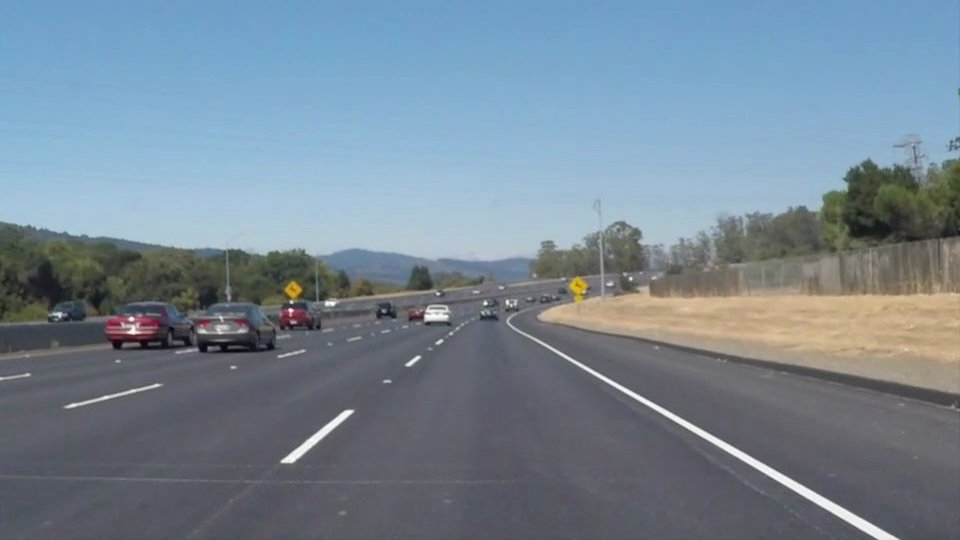
#> input picture test_images/solidWhiteCurve.jpg, 960 x 540 px, found by its file name
$ jupyter execute --allow-errors Project1_FuncDef.ipynb
#> lines starting #> are read from the running program, lines starting #| are printed output that depends on the picture; after the words box and inside, x2 and y2 are one past the last pixel; in counts of white or black regions, pixels touching at a corner belong together
[cell 1]
# This code uses slope based elimination method for the lines
# draw_lines is created

[cell 2]
import matplotlib.pyplot as plt
import matplotlib.image as mpimg
import numpy as np
import cv2
import os
directory = 'test_images/'
os.listdir(directory)
image = mpimg.imread('test_images/solidWhiteCurve.jpg')
#> image is the input picture: shape (540, 960, 3); mean R, G, B 118.5, 134.5, 148.1
image = mpimg.imread('test_images/solidWhiteRight.jpg')
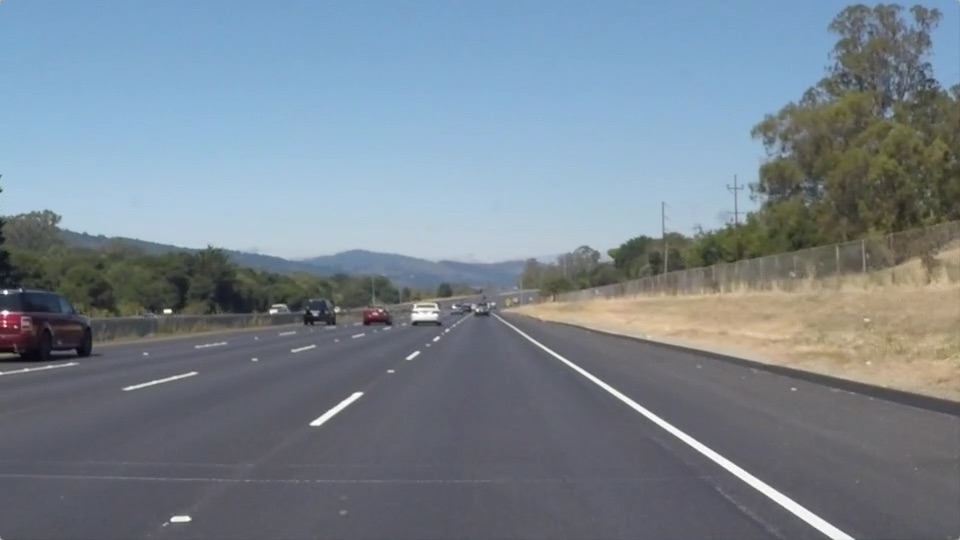
#> input picture test_images/solidWhiteRight.jpg, 960 x 540 px, found by its file name
#> image is the input picture: shape (540, 960, 3); mean R, G, B 120.3, 132.6, 143.7
image = mpimg.imread('test_images/solidYellowCurve.jpg')
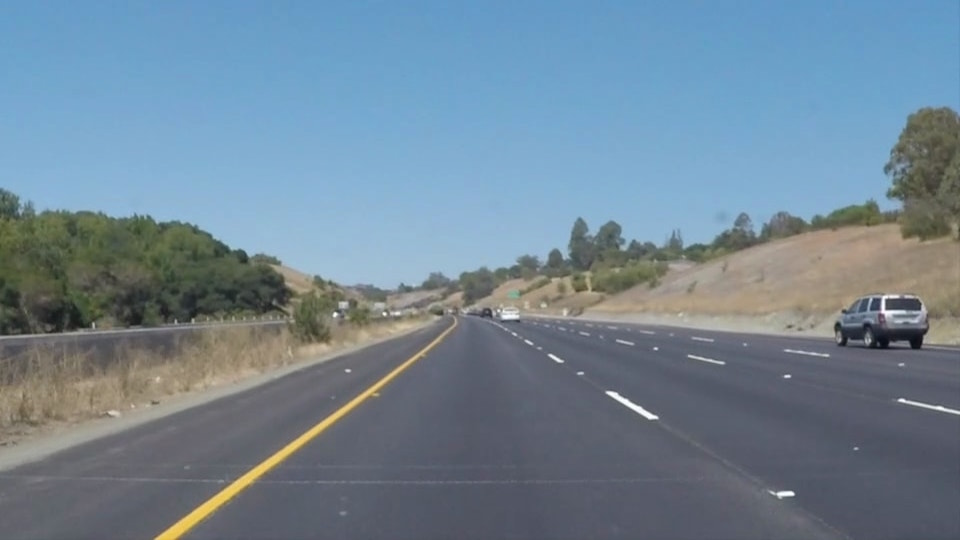
#> input picture test_images/solidYellowCurve.jpg, 960 x 540 px, found by its file name
#> image is the input picture: shape (540, 960, 3); mean R, G, B 113, 133.4, 149
#> (the rest of this cell did not finish here and is left out)

[cell 3]
#image = cv2.imread('test_images/whiteCarLaneSwitch.jpg')
#cv2.imwrite'test_images_results/Test_gray.jpg', image)

[cell 4]
gray = cv2.cvtColor(image, cv2.COLOR_RGB2GRAY) #grayscale conversion
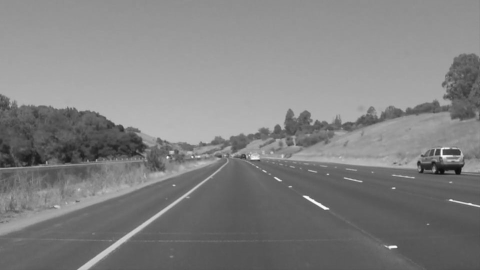
#> gray: shape (540, 960) (shown at 1/2 size); min 11, max 254, mean 129.1
plt.imshow(gray, cmap='gray')
# Define a kernel size for Gaussian smoothing / blurring
# Note: this step is optional as cv2.Canny() applies a 5x5 Gaussian internally
kernel_size = 5
blur_gray = cv2.GaussianBlur(gray,(kernel_size, kernel_size), 0)

# Define parameters for Canny and run it
# NOTE: if you try running this code you might want to change these!
low_threshold = 50
high_threshold = 150
masked_edges = cv2.Canny(blur_gray, low_threshold, high_threshold)
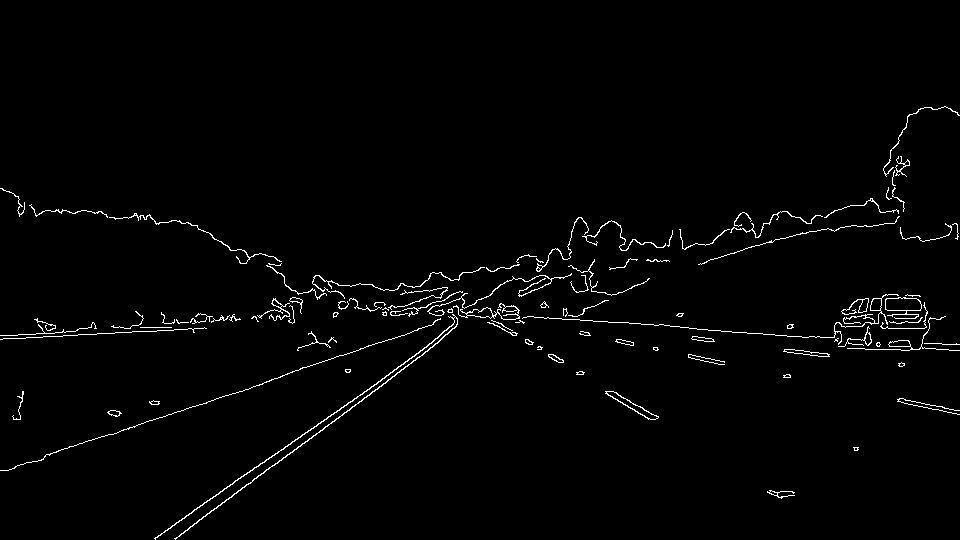
#> masked_edges: shape (540, 960); 1.7% white in thin lines or dots, all inside (x1, y1, x2, y2) = (0, 106, 960, 540)

# Next we'll create a masked edges image using cv2.fillPoly()
mask = np.zeros_like(masked_edges)
ignore_mask_color = 255

# This time we are defining a four sided polygon to mask
imshape = image.shape
vertices = np.array([[(0,imshape[0]),(490, 315), (490, 315), (imshape[1],imshape[0])]], dtype=np.int32)
cv2.fillPoly(mask, vertices, ignore_mask_color)
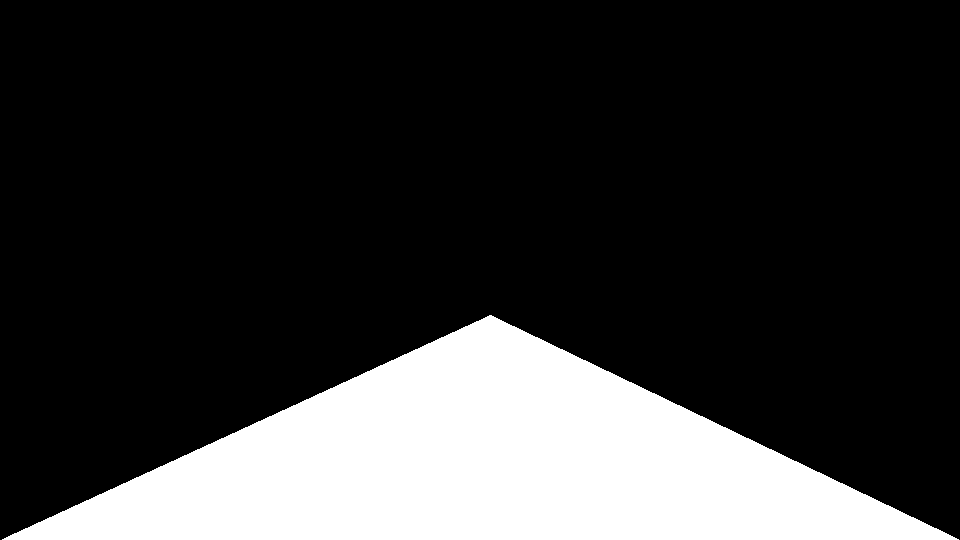
#> mask: shape (540, 960); 20.8% white; 1 white region, box (x1, y1, x2, y2) and area: (2, 315, 959, 540) 108029
masked_edges = cv2.bitwise_and(masked_edges, mask)
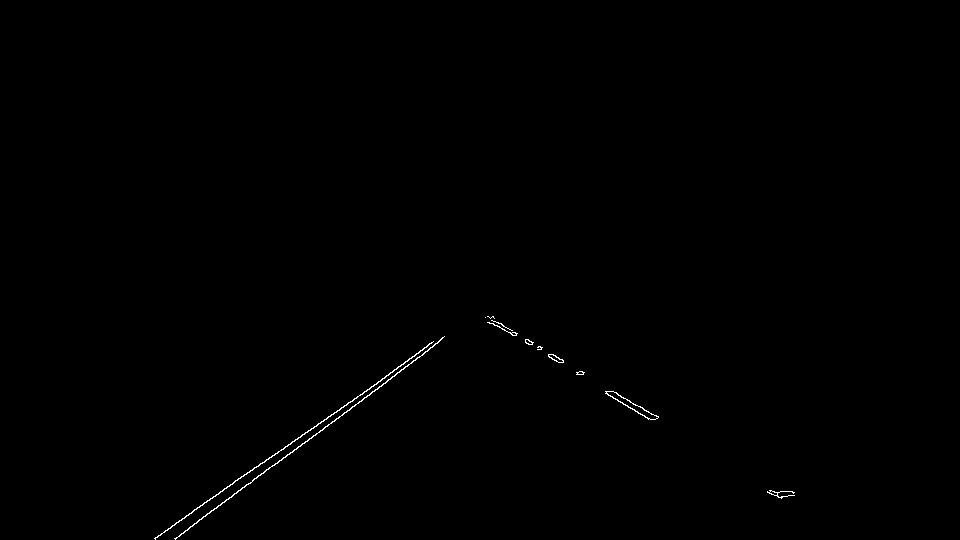
#> masked_edges: shape (540, 960); 0.26% white in thin lines or dots, all inside (x1, y1, x2, y2) = (154, 316, 795, 540)

# Display the image
plt.imshow(masked_edges, cmap='Greys_r')

[cell 5]
def draw_lines(img, Hlines, clr, thick):
    ###
    i = 0
    a = [[0] * len(Hlines), [0] * len(Hlines)]
    for pltline in Hlines:
        for x1,y1,x2,y2 in pltline:
            a[0][i] = ((y2-y1)/(x2-x1))
            a[1][i] = ((y2-y1)**2 + (x2-x1)**2)**(1/2)
            i = i + 1
    ###
    aPos = [i for i in a[0] if i > 0]
    aPosLen = [a[1][a[0].index(i)] for i in a[0] if i > 0]
    aNeg = [i for i in a[0] if i <= 0]
    aNegLen = [a[1][a[0].index(i)] for i in a[0] if i <= 0]
    aAveAbs = sum(list(map(abs, a[0])))/len(a[0])
    ###
    aNegX = [i for i in aNeg if abs(abs(i)-aAveAbs)<0.2]
    aNegLenX = [a[1][a[0].index(i)] for i in aNegX]
    AveNegRate = [(i-min(aNegLenX))/(max(aNegLenX)-min(aNegLenX)) for i in aNegLenX]
    aNegXRated = [i*aNegX[AveNegRate.index(i)] for i in AveNegRate]
    SlopeNeg = sum(aNegXRated)/sum(AveNegRate)
    #
    aPosX = [i for i in aPos if abs(abs(i)-aAveAbs)<0.2]
    aPosLenX = [a[1][a[0].index(i)] for i in aPosX]
    AvePosRate = [(i-min(aPosLenX))/(max(aPosLenX)-min(aPosLenX)) for i in aPosLenX]
    aPosXRated = [i*aPosX[AvePosRate.index(i)] for i in AvePosRate]
    SlopePos = sum(aPosXRated)/sum(AvePosRate)
    ###
    NegLines = [Hlines[a[0].index(i)] for i in aNegX]
    i = 0
    xyNeg = [[0] * len(NegLines), [0] * len(NegLines), [0] * len(NegLines), [0] * len(NegLines)]
    for pltline in NegLines:
        for x1,y1,x2,y2 in pltline:
            xyNeg[0][i] = x1
            xyNeg[1][i] = x2
            xyNeg[2][i] = y1
            xyNeg[3][i] = y2
            i = i + 1
    x1Neg = sum(xyNeg[0])/len(xyNeg[0])
    x2Neg = sum(xyNeg[1])/len(xyNeg[0])
    y1Neg = sum(xyNeg[2])/len(xyNeg[0])
    y2Neg = sum(xyNeg[3])/len(xyNeg[0])
    #
    PosLines = [Hlines[a[0].index(i)] for i in aPosX]
    i = 0
    xyPos = [[0] * len(PosLines), [0] * len(PosLines), [0] * len(PosLines), [0] * len(PosLines)]
    for pltline in PosLines:
        for x1,y1,x2,y2 in pltline:
            xyPos[0][i] = x1
            xyPos[1][i] = x2
            xyPos[2][i] = y1
            xyPos[3][i] = y2
            i = i + 1
    x1Pos = sum(xyPos[0])/len(xyPos[0])
    x2Pos = sum(xyPos[1])/len(xyPos[0])
    y1Pos = sum(xyPos[2])/len(xyPos[0])
    y2Pos = sum(xyPos[3])/len(xyPos[0])
    ###
    yMax = img.shape[0]
    XStartNeg = int(((yMax-y1Neg)/SlopeNeg)+x1Neg)
    XStartPos = int(((yMax-y1Pos)/SlopePos)+x1Pos)
    XStopNeg = int(((320-y1Neg)/SlopeNeg)+x1Neg)
    XStopPos = int(((320-y1Pos)/SlopePos)+x1Pos)
    #inpsNeg = list(range(XStartNeg, max(xyNeg[1])))
    inpsNeg = list(range(XStartNeg, XStopNeg))
    youtNeg = [SlopeNeg*(i-x1Neg) + y1Neg for i in inpsNeg]
    #inpsPos= list(range(min(xyPos[0]), XStartPos))
    inpsPos= list(range(XStopPos, XStartPos))
    youtPos = [SlopePos*(i-x1Pos) + y1Pos for i in inpsPos]
    ###
    line_image = np.copy(img)*0
    LinesNew = [min(inpsNeg),max(inpsNeg),max(youtNeg),min(youtNeg)]
    LinesNew = [int(i) for i in LinesNew]
    cv2.line(line_image,(LinesNew[0],LinesNew[2]),(LinesNew[1],LinesNew[3]),clr,thick)
    LinesNew = [min(inpsPos),max(inpsPos),min(youtPos),max(youtPos)]
    LinesNew = [int(i) for i in LinesNew]
    cv2.line(line_image,(LinesNew[0],LinesNew[2]),(LinesNew[1],LinesNew[3]),clr,thick)
    ###
    return line_image

[cell 6]
# Define the Hough transform parameters
# Make a blank the same size as our image to draw on
rho = 2
theta = 1*np.pi/180
threshold = 15
min_line_length = 20
max_line_gap = 25
line_image = np.copy(image)*0 #creating a blank to draw lines on
#> line_image: shape (540, 960, 3); every value is 0

# Run Hough on edge detected image
lines = cv2.HoughLinesP(masked_edges, rho, theta, threshold, np.array([]),
                            min_line_length, max_line_gap)
#> lines = 20 rows, first 6: [175, 539, 444, 336], [154, 538, 422, 350], [491, 320, 583, 373], [606, 393, 648, 419], [611, 391, 658, 417], [487, 316, 584, 372]

linesx = draw_lines(image, lines, [255, 0, 0], 10)
#> in draw_lines, `a = [[0] * len(Hlines), [0] * len(Hlines)]`: a = [[0, 0, 0, 0, 0, 0, 0, 0, 0, 0, 0, 0, 0, 0, 0, 0, 0, 0, 0, 0], [0, 0, 0, 0, 0, 0, 0, 0, 0, 0, 0, 0, 0, 0, 0, 0, 0, 0, 0, 0]]
#> the loop in draw_lines, `for pltline in Hlines:` made 20 passes
#> after the loop in draw_lines, `for pltline in Hlines:`: a = 2 items; i = 20
#> in draw_lines, `aPos = [i for i in a[0] if i > 0]`: aPos = [0.576, 0.619, 0.553, 0.577, 0.573, 0.565, 0.529, 0.671]
#> in draw_lines, `aPosLen = [a[1][a[0].index(i)] for i in a[0] if i > 0]`: aPosLen = [106.2, 49.4, 53.71, 112, 102.6, 26.42, 38.47, 91.53]
#> in draw_lines, `aNeg = [i for i in a[0] if i <= 0]`: aNeg = [-0.755, -0.701, -0.771, -0.754, 0, -0.789, -0.747, -0.773, -0.724, -0.747, 0, -0.786]
#> in draw_lines, `aNegLen = [a[1][a[0].index(i)] for i in a[0] if i <= 0]`: aNegLen = [337, 327.4, 88.41, 71.4, 27, 48.41, 118.6, 27.8, 35.81, 103.6, 27, 35.61]
#> in draw_lines, `aAveAbs = sum(list(map(abs, a[0])))/len(a[0])`: aAveAbs = 0.611
#> in draw_lines, `aNegX = [i for i in aNeg if abs(abs(i)-aAveAbs)<0.2]`: aNegX = [-0.755, -0.701, -0.771, -0.754, -0.789, -0.747, -0.773, -0.724, -0.747, -0.786]
#> in draw_lines, `aNegLenX = [a[1][a[0].index(i)] for i in aNegX]`: aNegLenX = [337, 327.4, 88.41, 71.4, 48.41, 118.6, 27.8, 35.81, 103.6, 35.61]
#> in draw_lines, `AveNegRate = [(i-min(aNegLenX))/(max(aNegLenX)-min(aNegLenX)) for i in..`: AveNegRate = [1, 0.969, 0.196, 0.141, 0.0667, 0.294, 0, 0.0259, 0.245, 0.0252]
#> in draw_lines, `aNegXRated = [i*aNegX[AveNegRate.index(i)] for i in AveNegRate]`: aNegXRated = [-0.755, -0.68, -0.151, -0.106, -0.0526, -0.219, 0, -0.0187, -0.183, -0.0198]
#> in draw_lines, `SlopeNeg = sum(aNegXRated)/sum(AveNegRate)`: SlopeNeg = -0.738
#> in draw_lines, `aPosX = [i for i in aPos if abs(abs(i)-aAveAbs)<0.2]`: aPosX has the same summary as aPos
#> in draw_lines, `aPosLenX = [a[1][a[0].index(i)] for i in aPosX]`: aPosLenX has the same summary as aPosLen
#> in draw_lines, `AvePosRate = [(i-min(aPosLenX))/(max(aPosLenX)-min(aPosLenX)) for i in..`: AvePosRate = [0.932, 0.268, 0.319, 1, 0.89, 0, 0.141, 0.761]
#> in draw_lines, `aPosXRated = [i*aPosX[AvePosRate.index(i)] for i in AvePosRate]`: aPosXRated = [0.537, 0.166, 0.176, 0.577, 0.51, 0, 0.0745, 0.51]
#> in draw_lines, `SlopePos = sum(aPosXRated)/sum(AvePosRate)`: SlopePos = 0.592
#> in draw_lines, `NegLines = [Hlines[a[0].index(i)] for i in aNegX]`: NegLines = [[[175, 539, 444, 336]], [[154, 538, 422, 350]], [[334, 421, 404, 367]], [[376, 384, 433, 341]], [[361, 401, 399, 371]], [[174, 538, 269, 467]], [[289, 454, 311, 437]], [[403, 368, 432, 347]], [[346, 405, 429, 343]], [[315, 435, 343, 413]]]
#> in draw_lines, `xyNeg = [[0] * len(NegLines), [0] * len(NegLines), [0] * len(NegLines)..`: xyNeg = [[0, 0, 0, 0, 0, 0, 0, 0, 0, 0], [0, 0, 0, 0, 0, 0, 0, 0, 0, 0], [0, 0, 0, 0, 0, 0, 0, 0, 0, 0], [0, 0, 0, 0, 0, 0, 0, 0, 0, 0]]
#> the loop in draw_lines, `for pltline in NegLines:` made 10 passes
#> after the loop in draw_lines, `for pltline in NegLines:`: i = 10; xyNeg = [[175, 154, 334, 376, 361, 174, 289, 403, 346, 315], [444, 422, 404, 433, 399, 269, 311, 432, 429, 343], [539, 538, 421, 384, 401, 538, 454, 368, 405, 435], [336, 350, 367, 341, 371, 467, 437, 347, 343, 413]]
#> in draw_lines, `x1Neg = sum(xyNeg[0])/len(xyNeg[0])`: x1Neg = 292.7
#> in draw_lines, `x2Neg = sum(xyNeg[1])/len(xyNeg[0])`: x2Neg = 388.6
#> in draw_lines, `y1Neg = sum(xyNeg[2])/len(xyNeg[0])`: y1Neg = 448.3
#> in draw_lines, `y2Neg = sum(xyNeg[3])/len(xyNeg[0])`: y2Neg = 377.2
#> in draw_lines, `PosLines = [Hlines[a[0].index(i)] for i in aPosX]`: PosLines = [[[491, 320, 583, 373]], [[606, 393, 648, 419]], [[611, 391, 658, 417]], [[487, 316, 584, 372]], [[492, 323, 581, 374]], [[489, 322, 512, 335]], [[618, 401, 652, 419]], [[501, 323, 577, 374]]]
#> in draw_lines, `xyPos = [[0] * len(PosLines), [0] * len(PosLines), [0] * len(PosLines)..`: xyPos = [[0, 0, 0, 0, 0, 0, 0, 0], [0, 0, 0, 0, 0, 0, 0, 0], [0, 0, 0, 0, 0, 0, 0, 0], [0, 0, 0, 0, 0, 0, 0, 0]]
#> the loop in draw_lines, `for pltline in PosLines:` made 8 passes
#> after the loop in draw_lines, `for pltline in PosLines:`: i = 8; xyPos = [[491, 606, 611, 487, 492, 489, 618, 501], [583, 648, 658, 584, 581, 512, 652, 577], [320, 393, 391, 316, 323, 322, 401, 323], [373, 419, 417, 372, 374, 335, 419, 374]]
#> in draw_lines, `x1Pos = sum(xyPos[0])/len(xyPos[0])`: x1Pos = 536.9
#> in draw_lines, `x2Pos = sum(xyPos[1])/len(xyPos[0])`: x2Pos = 599.4
#> in draw_lines, `y1Pos = sum(xyPos[2])/len(xyPos[0])`: y1Pos = 348.6
#> in draw_lines, `y2Pos = sum(xyPos[3])/len(xyPos[0])`: y2Pos = 385.4
#> in draw_lines, `XStartNeg = int(((yMax-y1Neg)/SlopeNeg)+x1Neg)`: XStartNeg = 168
#> in draw_lines, `XStartPos = int(((yMax-y1Pos)/SlopePos)+x1Pos)`: XStartPos = 860
#> in draw_lines, `XStopNeg = int(((320-y1Neg)/SlopeNeg)+x1Neg)`: XStopNeg = 466
#> in draw_lines, `XStopPos = int(((320-y1Pos)/SlopePos)+x1Pos)`: XStopPos = 488
#> in draw_lines, `youtNeg = [SlopeNeg*(i-x1Neg) + y1Neg for i in inpsNeg]`: youtNeg = 298 values, max 540.3 at index 0, min 321.2 at index 297, mean 430.7
#> in draw_lines, `youtPos = [SlopePos*(i-x1Pos) + y1Pos for i in inpsPos]`: youtPos = 372 values from 319.7 to 539.3
#> in draw_lines, `LinesNew = [min(inpsNeg),max(inpsNeg),max(youtNeg),min(youtNeg)]`: LinesNew = [168, 465, 540.3, 321.2]
#> in draw_lines, `LinesNew = [int(i) for i in LinesNew]`: LinesNew = [168, 465, 540, 321]
#> in draw_lines, `LinesNew = [min(inpsPos),max(inpsPos),min(youtPos),max(youtPos)]`: LinesNew = [488, 859, 319.7, 539.3]
#> in draw_lines, `LinesNew = [int(i) for i in LinesNew]`: LinesNew = [488, 859, 319, 539]
plt.imshow(linesx)

[cell 7]
# Create a "color" binary image to combine with line image
color_edges = np.dstack((masked_edges, masked_edges, masked_edges))

# Draw the lines on the edge image
combox = cv2.addWeighted(color_edges, 0.8, linesx, 1, 0)
plt.imshow(combox)

[cell 8]
ResultImage = cv2.addWeighted(image, 1, linesx, 1, 0)
plt.imshow(ResultImage)
#plt.savefig('test_images_results/ResultImage.jpg')

[cell 9]
linesy = draw_lines(image, lines, [0, 0, 255], 10)
#> call 2 of draw_lines, with Hlines = array of shape (20, 1, 4), thick = 10
#> in draw_lines (call 2), `a = [[0] * len(Hlines), [0] * len(Hlines)]`: a = [[0, 0, 0, 0, 0, 0, 0, 0, 0, 0, 0, 0, 0, 0, 0, 0, 0, 0, 0, 0], [0, 0, 0, 0, 0, 0, 0, 0, 0, 0, 0, 0, 0, 0, 0, 0, 0, 0, 0, 0]]
#> the loop in draw_lines (call 2), `for pltline in Hlines:` made 20 passes
#> after the loop in draw_lines (call 2), `for pltline in Hlines:`: a = 2 items; i = 20
#> in draw_lines (call 2), `xyNeg = [[0] * len(NegLines), [0] * len(NegLines), [0] * len(NegLines)..`: xyNeg = [[0, 0, 0, 0, 0, 0, 0, 0, 0, 0], [0, 0, 0, 0, 0, 0, 0, 0, 0, 0], [0, 0, 0, 0, 0, 0, 0, 0, 0, 0], [0, 0, 0, 0, 0, 0, 0, 0, 0, 0]]
#> the loop in draw_lines (call 2), `for pltline in NegLines:` made 10 passes
#> after the loop in draw_lines (call 2), `for pltline in NegLines:`: i = 10; xyNeg = [[175, 154, 334, 376, 361, 174, 289, 403, 346, 315], [444, 422, 404, 433, 399, 269, 311, 432, 429, 343], [539, 538, 421, 384, 401, 538, 454, 368, 405, 435], [336, 350, 367, 341, 371, 467, 437, 347, 343, 413]]
#> in draw_lines (call 2), `xyPos = [[0] * len(PosLines), [0] * len(PosLines), [0] * len(PosLines)..`: xyPos = [[0, 0, 0, 0, 0, 0, 0, 0], [0, 0, 0, 0, 0, 0, 0, 0], [0, 0, 0, 0, 0, 0, 0, 0], [0, 0, 0, 0, 0, 0, 0, 0]]
#> the loop in draw_lines (call 2), `for pltline in PosLines:` made 8 passes
#> after the loop in draw_lines (call 2), `for pltline in PosLines:`: i = 8; xyPos = [[491, 606, 611, 487, 492, 489, 618, 501], [583, 648, 658, 584, 581, 512, 652, 577], [320, 393, 391, 316, 323, 322, 401, 323], [373, 419, 417, 372, 374, 335, 419, 374]]
#> in draw_lines (call 2), `LinesNew = [min(inpsNeg),max(inpsNeg),max(youtNeg),min(youtNeg)]`: LinesNew = [168, 465, 540.3, 321.2]
#> in draw_lines (call 2), `LinesNew = [int(i) for i in LinesNew]`: LinesNew = [168, 465, 540, 321]
#> in draw_lines (call 2), `LinesNew = [min(inpsPos),max(inpsPos),min(youtPos),max(youtPos)]`: LinesNew = [488, 859, 319.7, 539.3]
#> in draw_lines (call 2), `LinesNew = [int(i) for i in LinesNew]`: LinesNew = [488, 859, 319, 539]
#> in draw_lines (call 2), `cv2.line(line_image,(LinesNew[0],LinesNew[2]),(LinesNew[1],LinesNew[3]..`:
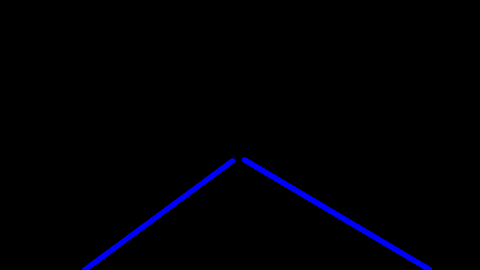
#> line_image: shape (540, 960, 3) (shown at 1/2 size); mean R, G, B 0, 0, 4.4
imagex = cv2.imread('test_images/whiteCarLaneSwitch.jpg')
#> (the rest of this cell did not finish here and is left out)

[cell 10]
#for file in os.listdir('test_images/'): image = mpimg.imread(directory+file)
#plt.imshow(image)

[cell 11]
#pip install opencv-python
#pip install moviepy

[cell 12]
import numpy as np
import cv2

cap = cv2.VideoCapture('test_videos/solidWhiteRight.mp4')

while(cap.isOpened()):
    ret, frame = cap.read()
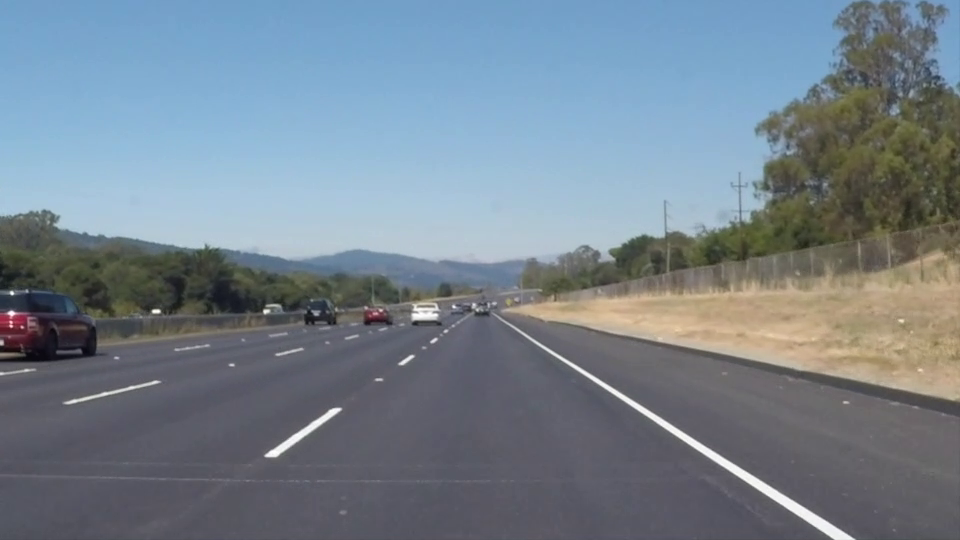
#> input picture frame 22 of test_videos/solidWhiteRight.mp4, 960 x 540 px
#> frame is the input picture: shape (540, 960, 3); mean B, G, R 141.9, 130.7, 117.7

    if ret:
        gray = cv2.cvtColor(frame, cv2.COLOR_BGR2GRAY)
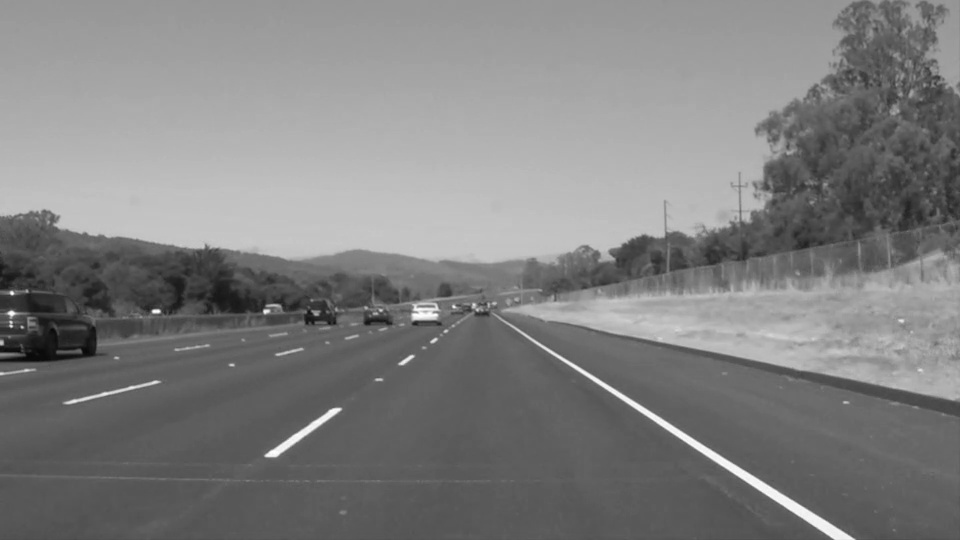
#> gray: shape (540, 960); min 6, max 255, mean 128
        cv2.imshow('frame',gray)
        cv2.waitKey(100)

    if cv2.waitKey(1) & 0xFF == ord('q'):
#> (key q is pressed here)
        break

cap.release()
cv2.destroyAllWindows()
